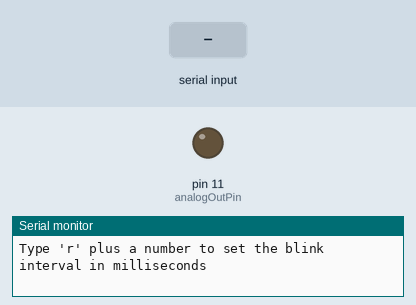
Recording of a sketch running on a simulated Arduino Uno, built with avr-gcc and run on an emulated ATmega328P. On the bench: output pins drawn as LEDs (lit = HIGH), the last lines printed to the serial monitor. Inputs (shaded band) come from the test bench.

Above: at 1.2 s.
1.3 s: "b90\n" received over Serial
At 1.7 s:
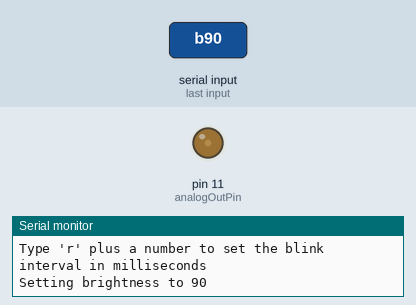
2.8 s: "r90\n" received over Serial
At 3.29 s:
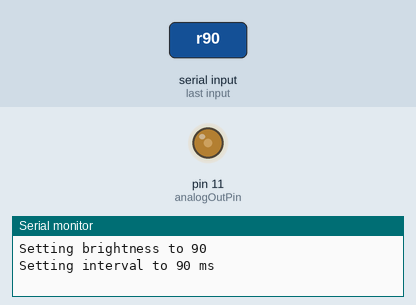
5.8 s: "b" received over Serial
Timing chart, 0 to 8.8 s (numbered marks = the images above; inputs shaded):
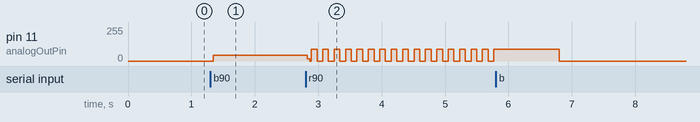

Measured:
- after the input at 1.3 s, pin 11 (analogOutPin): 0/255 → 44/255 at once
- after the input at 2.8 s, pin 11 (analogOutPin): 44/255 → 18/255 at once, then moves between 0/255 and 90/255, repeating every 0.72 s

The sketch:

SerialRead.ino
```cpp
const int analogOutPin = 11;   // analog output pin
int brightness = 0;            // LED brightness
int interval = 0;              // blink delay, ms
unsigned long previousMillis = 0;
bool LEDstate = false;

void setup() {
  Serial.begin(9600);
  Serial.println("Type 'b' plus a number from 0-255 to set the brightness");
  Serial.println("Type 'r' plus a number to set the blink interval in milliseconds");
}

void loop() {
  unsigned long currentMillis = millis();
  char c;
  if (Serial.available()) {
    c = Serial.read();
    if (c == 'b') {
      brightness = Serial.parseInt();
      if (brightness > 255) brightness = 255;
      if (brightness < 0) brightness = 0;
      Serial.print("Setting brightness to "); Serial.println(brightness);
    } else if (c == 'r') {
      interval = Serial.parseInt();
      Serial.print("Setting interval to "); Serial.print(interval); Serial.println(" ms");
    }
    while (Serial.available()) Serial.read();
  }
  if(currentMillis - previousMillis >= interval) {
    previousMillis = currentMillis;
    if (LEDstate) {
      LEDstate = false;
      analogWrite(analogOutPin, 0);
    } else {
      LEDstate = true;
      analogWrite(analogOutPin, brightness);
    }
  }
}
```
